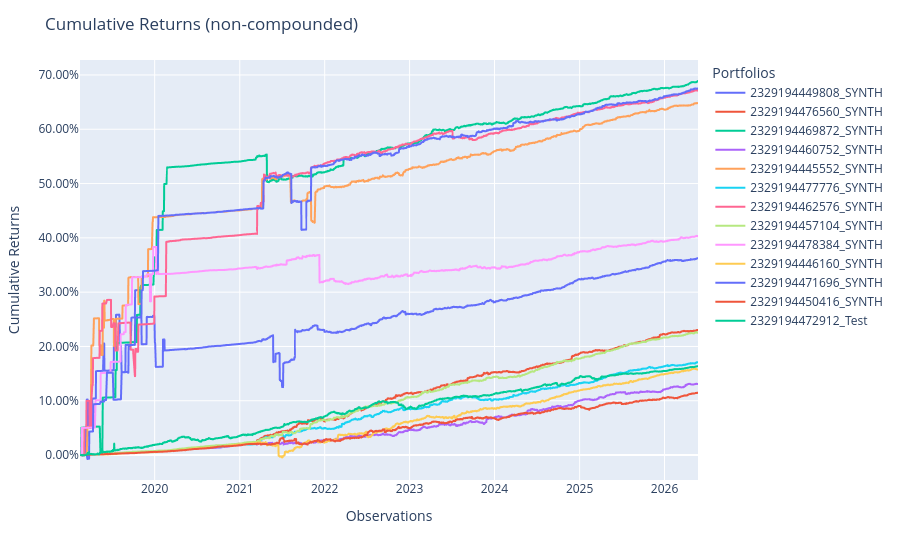

Notebook source saved alongside this figure:
### Code cell
Population([synth_portfolios[str(i)] for i in range(1, 13)]+[test_portfolios]).plot_cumulative_returns()

### Figure 1 — Plotly figure (JSON) as saved in the notebook; plotly's stock layout.template omitted (floating-point values rounded to 4 significant figures; data arrays with more than 128 entries replaced by an {"elided": "..."} marker saying what was removed)
{"data": [{"hovertemplate": "variable=2329194449808_SYNTH<br>index=%{x}<br>value=%{y}<extra></extra>", "legendgroup": "2329194449808_SYNTH", "line": {"color": "#636efa", "dash": "solid"}, "marker": {"symbol": "circle"}, "mode": "lines", "name": "2329194449808_SYNTH", "showlegend": true, "type": "scattergl", "x": {"elided": "1764 str values"}, "xaxis": "x", "y": {"elided": "1764 float values"}, "yaxis": "y"}, {"hovertemplate": "variable=2329194476560_SYNTH<br>index=%{x}<br>value=%{y}<extra></extra>", "legendgroup": "2329194476560_SYNTH", "line": {"color": "#EF553B", "dash": "solid"}, "marker": {"symbol": "circle"}, "mode": "lines", "name": "2329194476560_SYNTH", "showlegend": true, "type": "scattergl", "x": {"elided": "1764 str values"}, "xaxis": "x", "y": {"elided": "1764 float values"}, "yaxis": "y"}, {"hovertemplate": "variable=2329194469872_SYNTH<br>index=%{x}<br>value=%{y}<extra></extra>", "legendgroup": "2329194469872_SYNTH", "line": {"color": "#00cc96", "dash": "solid"}, "marker": {"symbol": "circle"}, "mode": "lines", "name": "2329194469872_SYNTH", "showlegend": true, "type": "scattergl", "x": {"elided": "1764 str values"}, "xaxis": "x", "y": {"elided": "1764 float values"}, "yaxis": "y"}, {"hovertemplate": "variable=2329194460752_SYNTH<br>index=%{x}<br>value=%{y}<extra></extra>", "legendgroup": "2329194460752_SYNTH", "line": {"color": "#ab63fa", "dash": "solid"}, "marker": {"symbol": "circle"}, "mode": "lines", "name": "2329194460752_SYNTH", "showlegend": true, "type": "scattergl", "x": {"elided": "1764 str values"}, "xaxis": "x", "y": {"elided": "1764 float values"}, "yaxis": "y"}, {"hovertemplate": "variable=2329194445552_SYNTH<br>index=%{x}<br>value=%{y}<extra></extra>", "legendgroup": "2329194445552_SYNTH", "line": {"color": "#FFA15A", "dash": "solid"}, "marker": {"symbol": "circle"}, "mode": "lines", "name": "2329194445552_SYNTH", "showlegend": true, "type": "scattergl", "x": {"elided": "1764 str values"}, "xaxis": "x", "y": {"elided": "1764 float values"}, "yaxis": "y"}, {"hovertemplate": "variable=2329194477776_SYNTH<br>index=%{x}<br>value=%{y}<extra></extra>", "legendgroup": "2329194477776_SYNTH", "line": {"color": "#19d3f3", "dash": "solid"}, "marker": {"symbol": "circle"}, "mode": "lines", "name": "2329194477776_SYNTH", "showlegend": true, "type": "scattergl", "x": {"elided": "1764 str values"}, "xaxis": "x", "y": {"elided": "1764 float values"}, "yaxis": "y"}, {"hovertemplate": "variable=2329194462576_SYNTH<br>index=%{x}<br>value=%{y}<extra></extra>", "legendgroup": "2329194462576_SYNTH", "line": {"color": "#FF6692", "dash": "solid"}, "marker": {"symbol": "circle"}, "mode": "lines", "name": "2329194462576_SYNTH", "showlegend": true, "type": "scattergl", "x": {"elided": "1764 str values"}, "xaxis": "x", "y": {"elided": "1764 float values"}, "yaxis": "y"}, {"hovertemplate": "variable=2329194457104_SYNTH<br>index=%{x}<br>value=%{y}<extra></extra>", "legendgroup": "2329194457104_SYNTH", "line": {"color": "#B6E880", "dash": "solid"}, "marker": {"symbol": "circle"}, "mode": "lines", "name": "2329194457104_SYNTH", "showlegend": true, "type": "scattergl", "x": {"elided": "1764 str values"}, "xaxis": "x", "y": {"elided": "1764 float values"}, "yaxis": "y"}, {"hovertemplate": "variable=2329194478384_SYNTH<br>index=%{x}<br>value=%{y}<extra></extra>", "legendgroup": "2329194478384_SYNTH", "line": {"color": "#FF97FF", "dash": "solid"}, "marker": {"symbol": "circle"}, "mode": "lines", "name": "2329194478384_SYNTH", "showlegend": true, "type": "scattergl", "x": {"elided": "1764 str values"}, "xaxis": "x", "y": {"elided": "1764 float values"}, "yaxis": "y"}, {"hovertemplate": "variable=2329194446160_SYNTH<br>index=%{x}<br>value=%{y}<extra></extra>", "legendgroup": "2329194446160_SYNTH", "line": {"color": "#FECB52", "dash": "solid"}, "marker": {"symbol": "circle"}, "mode": "lines", "name": "2329194446160_SYNTH", "showlegend": true, "type": "scattergl", "x": {"elided": "1764 str values"}, "xaxis": "x", "y": {"elided": "1764 float values"}, "yaxis": "y"}, {"hovertemplate": "variable=2329194471696_SYNTH<br>index=%{x}<br>value=%{y}<extra></extra>", "legendgroup": "2329194471696_SYNTH", "line": {"color": "#636efa", "dash": "solid"}, "marker": {"symbol": "circle"}, "mode": "lines", "name": "2329194471696_SYNTH", "showlegend": true, "type": "scattergl", "x": {"elided": "1764 str values"}, "xaxis": "x", "y": {"elided": "1764 float values"}, "yaxis": "y"}, {"hovertemplate": "variable=2329194450416_SYNTH<br>index=%{x}<br>value=%{y}<extra></extra>", "legendgroup": "2329194450416_SYNTH", "line": {"color": "#EF553B", "dash": "solid"}, "marker": {"symbol": "circle"}, "mode": "lines", "name": "2329194450416_SYNTH", "showlegend": true, "type": "scattergl", "x": {"elided": "1764 str values"}, "xaxis": "x", "y": {"elided": "1764 float values"}, "yaxis": "y"}, {"hovertemplate": "variable=2329194472912_Test<br>index=%{x}<br>value=%{y}<extra></extra>", "legendgroup": "2329194472912_Test", "line": {"color": "#00cc96", "dash": "solid"}, "marker": {"symbol": "circle"}, "mode": "lines", "name": "2329194472912_Test", "showlegend": true, "type": "scattergl", "x": {"elided": "1764 str values"}, "xaxis": "x", "y": {"elided": "1764 float values"}, "yaxis": "y"}], "layout": {"legend": {"title": {"text": "Portfolios"}, "tracegroupgap": 0}, "margin": {"t": 60}, "title": {"text": "Cumulative Returns (non-compounded)"}, "xaxis": {"anchor": "y", "domain": [0, 1], "title": {"text": "Observations"}}, "yaxis": {"anchor": "x", "domain": [0, 1], "tickformat": ".2%", "title": {"text": "Cumulative Returns"}}}}
